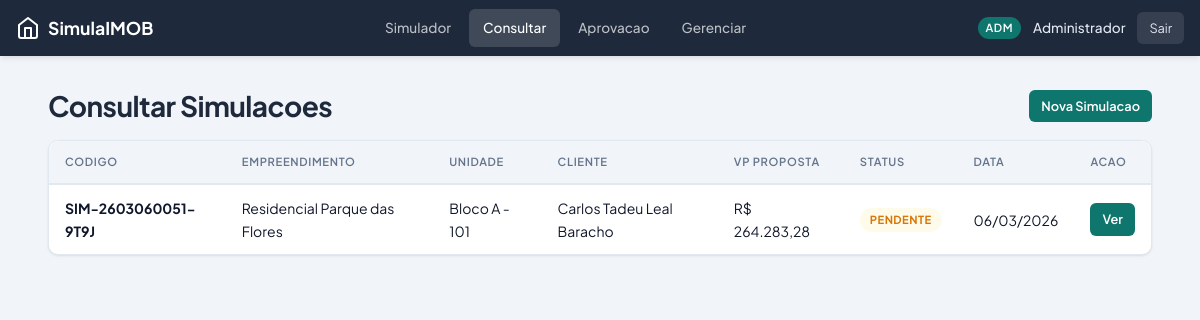
Screenshot of /simulador/minhas (signed in) with the database file from the repository.
### models.py (models this page shows, shortened)
class User(UserMixin, db.Model):
    __tablename__ = 'users'
    id = db.Column(db.Integer, primary_key=True)
    nome = db.Column(db.String(150), nullable=False)
    email = db.Column(db.String(150), unique=True, nullable=False, index=True)
    password_hash = db.Column(db.String(256), nullable=False)
    role = db.Column(db.String(20), nullable=False, default='corretor')
    ativo = db.Column(db.Boolean, default=True)
    empresa_id = db.Column(db.Integer, db.ForeignKey('empresas.id'), nullable=False)
    created_at = db.Column(db.DateTime, default=datetime.utcnow)
    empresa = db.relationship('Empresa', back_populates='usuarios')
    simulacoes = db.relationship('Simulacao', foreign_keys='Simulacao.corretor_id',
                                 back_populates='corretor', lazy='dynamic')
    @property
    def is_admin(self):
        return self.role == 'adm'
    @property
    def is_lider(self):
        return self.role in ('lider', 'adm')

class Simulacao(db.Model):
    __tablename__ = 'simulacoes'
    id = db.Column(db.Integer, primary_key=True)
    codigo = db.Column(db.String(30), unique=True, nullable=False, index=True, default=gerar_codigo)
    corretor_id = db.Column(db.Integer, db.ForeignKey('users.id'), nullable=False)
    empreendimento_id = db.Column(db.Integer, db.ForeignKey('empreendimentos.id'), nullable=False)
    unidade_id = db.Column(db.Integer, db.ForeignKey('unidades.id'), nullable=False)
    cliente_nome = db.Column(db.String(200))
    cliente_telefone = db.Column(db.String(20))
    sinal_qtd = db.Column(db.Integer, default=0)
    sinal_valor = db.Column(db.Float, default=0.0)
    sinal_data_inicio = db.Column(db.Date)
    mensal_qtd = db.Column(db.Integer, default=0)
    mensal_valor = db.Column(db.Float, default=0.0)
    mensal_data_inicio = db.Column(db.Date)
    intermediaria_qtd = db.Column(db.Integer, default=0)
    intermediaria_valor = db.Column(db.Float, default=0.0)
    intermediaria_data_inicio = db.Column(db.Date)
    intermediaria_periodicidade = db.Column(db.String(1), default='S')
    chave_valor = db.Column(db.Float, default=0.0)
    chave_data = db.Column(db.Date)
    financiamento_valor = db.Column(db.Float, default=0.0)
    financiamento_data = db.Column(db.Date)
    valor_nominal_proposta = db.Column(db.Float, default=0.0)
    vp_proposta = db.Column(db.Float, default=0.0)
    valor_nominal_tabela = db.Column(db.Float, default=0.0)
    vp_tabela = db.Column(db.Float, default=0.0)
    dif_pct_proposta = db.Column(db.Float, default=0.0)
    dif_pct_tabela = db.Column(db.Float, default=0.0)
    detalhes_json = db.Column(db.JSON)
    status = db.Column(db.String(20), default='pendente')
    aprovador_id = db.Column(db.Integer, db.ForeignKey('users.id'))
    data_aprovacao = db.Column(db.DateTime)
    motivo_rejeicao = db.Column(db.String(500))
    created_at = db.Column(db.DateTime, default=datetime.utcnow)
    updated_at = db.Column(db.DateTime, default=datetime.utcnow, onupdate=datetime.utcnow)
    corretor = db.relationship('User', foreign_keys=[corretor_id], back_populates='simulacoes')
    aprovador = db.relationship('User', foreign_keys=[aprovador_id])
    empreendimento = db.relationship('Empreendimento', back_populates='simulacoes')
    unidade = db.relationship('Unidade')

class Empreendimento(db.Model):
    __tablename__ = 'empreendimentos'
    id = db.Column(db.Integer, primary_key=True)
    nome = db.Column(db.String(200), nullable=False)
    endereco = db.Column(db.String(300))
    empresa_id = db.Column(db.Integer, db.ForeignKey('empresas.id'), nullable=False)
    taxa_desconto_mensal = db.Column(db.Float, nullable=False, default=0.01)
    ativo = db.Column(db.Boolean, default=True)
    created_at = db.Column(db.DateTime, default=datetime.utcnow)
    empresa = db.relationship('Empresa', back_populates='empreendimentos')
    blocos = db.relationship('Bloco', back_populates='empreendimento', cascade='all, delete-orphan')
    plano_padrao = db.relationship('PlanoPadrao', back_populates='empreendimento',
                                   uselist=False, cascade='all, delete-orphan')
    regras = db.relationship('RegrasEmpreendimento', back_populates='empreendimento',
                              uselist=False, cascade='all, delete-orphan')
    simulacoes = db.relationship('Simulacao', back_populates='empreendimento', lazy='dynamic')

class Bloco(db.Model):
    __tablename__ = 'blocos'
    id = db.Column(db.Integer, primary_key=True)
    nome = db.Column(db.String(50), nullable=False)
    empreendimento_id = db.Column(db.Integer, db.ForeignKey('empreendimentos.id'), nullable=False)
    empreendimento = db.relationship('Empreendimento', back_populates='blocos')
    unidades = db.relationship('Unidade', back_populates='bloco', cascade='all, delete-orphan')

class Unidade(db.Model):
    __tablename__ = 'unidades'
    id = db.Column(db.Integer, primary_key=True)
    numero = db.Column(db.String(20), nullable=False)
    bloco_id = db.Column(db.Integer, db.ForeignKey('blocos.id'), nullable=False)
    descricao = db.Column(db.String(200))
    area_coberta = db.Column(db.Float, nullable=False, default=0.0)
    area_descoberta = db.Column(db.Float, nullable=False, default=0.0)
    preco_m2 = db.Column(db.Float, nullable=False, default=0.0)
    coef_area_descoberta = db.Column(db.Float, nullable=False, default=0.5)
    status = db.Column(db.String(20), default='disponivel')
    created_at = db.Column(db.DateTime, default=datetime.utcnow)
    bloco = db.relationship('Bloco', back_populates='unidades')

### empreendimentos.py (the view)
@emp_bp.route('/minhas')
@login_required
def minhas_simulacoes():
    if current_user.is_admin:
        sims = Simulacao.query.order_by(Simulacao.created_at.desc()).all()
    elif current_user.is_lider:
        sims = Simulacao.query.join(Empreendimento).filter(
            Empreendimento.empresa_id == current_user.empresa_id
        ).order_by(Simulacao.created_at.desc()).all()
    else:
        sims = Simulacao.query.filter_by(
            corretor_id=current_user.id
        ).order_by(Simulacao.created_at.desc()).all()
    return render_template('consultar.html', simulacoes=sims)

### templates/consultar.html (shortened to what this page needs)
{% extends "base.html" %}
{% block content %}
<div class="d-flex align-center justify-between mb-2">
    <h1>Consultar Simulacoes</h1>
    <a href="{{ url_for('emp_bp.simulador') }}" class="btn btn-primary btn-sm">Nova Simulacao</a>
</div>
{% if simulacoes %}
<div class="card">
    <div class="table-responsive">
        <table>
            <thead>
                <tr>
                    <th>Codigo</th>
                    <th>Empreendimento</th>
                    <th>Unidade</th>
                    <th>Cliente</th>
                    <th>VP Proposta</th>
                    <th>Status</th>
                    <th>Data</th>
                    <th>Acao</th>
                </tr>
            </thead>
            <tbody>
            {% for s in simulacoes %}
                <tr>
                    <td><strong>{{ s.codigo }}</strong></td>
                    <td>{{ s.empreendimento.nome }}</td>
                    <td>{{ s.unidade.bloco.nome }} - {{ s.unidade.numero }}</td>
                    <td>{{ s.cliente_nome or '-' }}</td>
                    <td>{{ format_brl(s.vp_proposta) }}</td>
                    <td><span class="badge status-{{ s.status }}">{{ s.status }}</span></td>
                    <td>{{ s.created_at.strftime('%d/%m/%Y') }}</td>
                    <td>
                        <a href="{{ url_for('emp_bp.report', id=s.id) }}" class="btn btn-primary btn-sm">Ver</a>
                    </td>
                </tr>
            {% endfor %}
            </tbody>
        </table>
    </div>
</div>
{% endif %}
{% endblock %}

### templates/base.html (shortened to what this page needs)
<!DOCTYPE html>
<html lang="pt-BR">
<head>
    <link rel="stylesheet" href="{{ url_for('static', filename='css/style.css') }}">
</head>
<body>
{% if current_user.is_authenticated %}
<div class="app-container">
    <nav class="navbar">
        <a href="{{ url_for('emp_bp.simulador') }}" class="navbar-brand">
            <svg viewBox="0 0 24 24" fill="none" stroke="currentColor" stroke-width="2" stroke-linecap="round" stroke-linejoin="round">
                <path d="M3 9l9-7 9 7v11a2 2 0 01-2 2H5a2 2 0 01-2-2z"/>
                <polyline points="9 22 9 12 15 12 15 22"/>
            </svg>
            SimulaIMOB
        </a>
        <div class="desktop-nav">
            <a href="{{ url_for('emp_bp.simulador') }}" class="{% if request.endpoint == 'emp_bp.simulador' %}active{% endif %}">Simulador</a>
            <a href="{{ url_for('emp_bp.minhas_simulacoes') }}" class="{% if request.endpoint == 'emp_bp.minhas_simulacoes' %}active{% endif %}">Consultar</a>
            {% if current_user.is_lider %}
            <a href="{{ url_for('emp_bp.fila_aprovacao') }}" class="{% if request.endpoint == 'emp_bp.fila_aprovacao' %}active{% endif %}">Aprovacao</a>
            <a href="{{ url_for('adm_bp.dashboard') }}" class="{% if 'adm_bp' in (request.endpoint or '') %}active{% endif %}">Gerenciar</a>
            {% endif %}
        </div>
        <div class="navbar-user">
            <span class="role-badge">{{ current_user.role }}</span>
            <span class="user-name">{{ current_user.nome }}</span>
            <a href="{{ url_for('login_bp.logout') }}" class="btn-logout">Sair</a>
        </div>
    </nav>
    <main class="main-content">
        {% block content %}{% endblock %}
    </main>
</div>
{% else %}
    {% block auth_content %}{% endblock %}
{% endif %}
</body>
</html>

### rows the page displays
User: role "ADM", nome "Administrador"
Simulacao: codigo "SIM-2603060051-9T9J", empreendimento.nome "Residencial Parque das Flores", unidade.bloco.nome "Bloco A", unidade.numero "101", cliente_nome "Carlos Tadeu Leal Baracho", vp_proposta "R$ 264.283,28", status "PENDENTE", created_at "06/03/2026"
